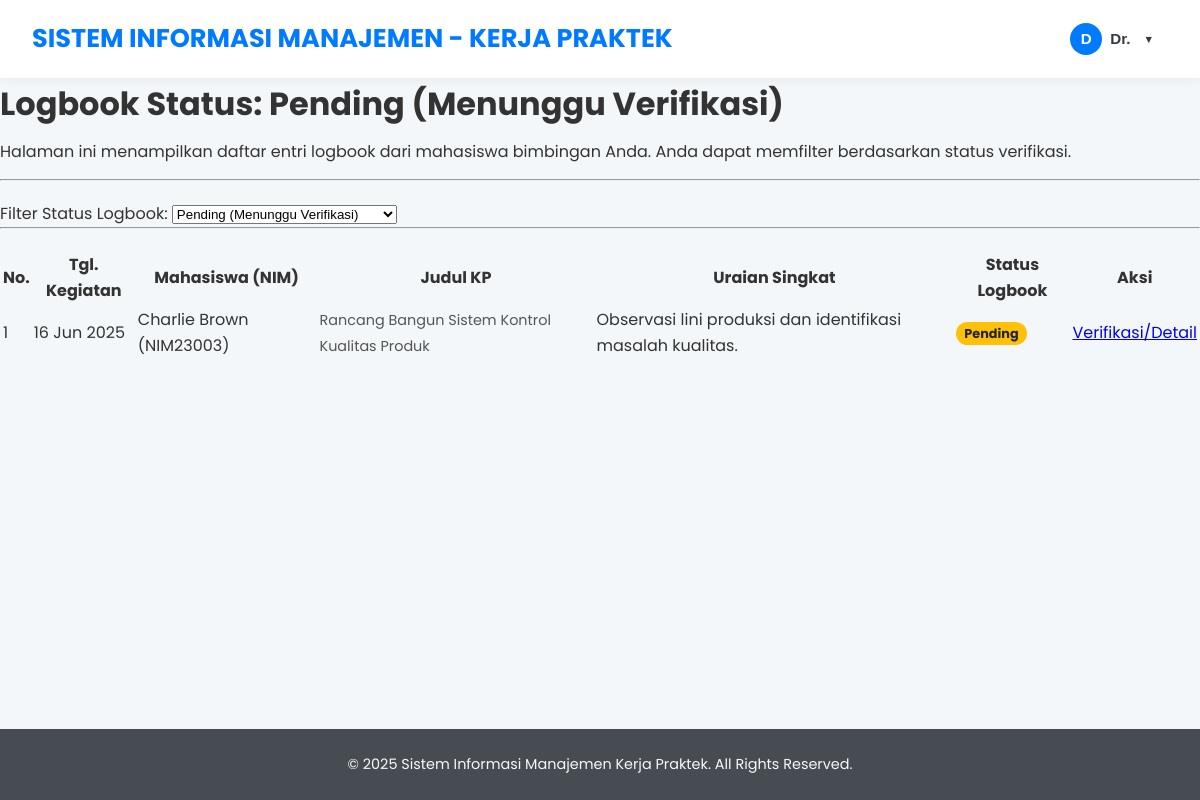
The app's page /dosen/logbook_verifikasi_list.php (signed in) with its own data.
### tables this page shows
CREATE TABLE `logbook` (
  `id_logbook` int NOT NULL,
  `id_pengajuan` int NOT NULL,
  `tanggal_kegiatan` date NOT NULL,
  `jam_mulai` time DEFAULT NULL,
  `jam_selesai` time DEFAULT NULL,
  `uraian_kegiatan` text NOT NULL,
  `status_verifikasi_logbook` enum('pending','disetujui','revisi_minor','revisi_mayor') DEFAULT 'pending',
  `catatan_pembimbing_logbook` text,
  `created_at` timestamp NOT NULL DEFAULT CURRENT_TIMESTAMP,
  `updated_at` timestamp NOT NULL DEFAULT CURRENT_TIMESTAMP ON UPDATE CURRENT_TIMESTAMP
);

CREATE TABLE `mahasiswa` (
  `nim` varchar(15) NOT NULL,
  `password` varchar(100) NOT NULL,
  `nama` varchar(100) NOT NULL,
  `email` varchar(100) NOT NULL,
  `no_hp` varchar(20) DEFAULT NULL,
  `prodi` varchar(50) DEFAULT NULL,
  `angkatan` int DEFAULT NULL,
  `ipk` decimal(3,2) DEFAULT '0.00',
  `sks_lulus` int DEFAULT '0',
  `status_akun` enum('pending_verification','active','suspended') DEFAULT 'pending_verification',
  `created_at` timestamp NOT NULL DEFAULT CURRENT_TIMESTAMP,
  `updated_at` timestamp NOT NULL DEFAULT CURRENT_TIMESTAMP ON UPDATE CURRENT_TIMESTAMP
);

CREATE TABLE `pengajuan_kp` (
  `id_pengajuan` int NOT NULL,
  `nim` varchar(15) NOT NULL,
  `id_perusahaan` int DEFAULT NULL,
  `judul_kp` varchar(255) DEFAULT NULL,
  `deskripsi_kp` text,
  `tanggal_pengajuan` date NOT NULL,
  `tanggal_mulai_rencana` date DEFAULT NULL,
  `tanggal_selesai_rencana` date DEFAULT NULL,
  `status_pengajuan` enum('draft','diajukan_mahasiswa','diverifikasi_dospem','disetujui_dospem','ditolak_dospem','menunggu_konfirmasi_perusahaan','diterima_perusahaan','ditolak_perusahaan','penentuan_dospem_kp','kp_berjalan','selesai_pelaksanaan','laporan_disetujui','selesai_dinilai','dibatalkan') DEFAULT 'draft',
  `nip_dosen_pembimbing_kp` varchar(20) DEFAULT NULL,
  `catatan_admin` text,
  `catatan_dosen` text,
  `surat_pengantar_path` varchar(255) DEFAULT NULL,
  `surat_balasan_perusahaan_path` varchar(255) DEFAULT NULL,
  `created_at` timestamp NOT NULL DEFAULT CURRENT_TIMESTAMP,
  `updated_at` timestamp NOT NULL DEFAULT CURRENT_TIMESTAMP ON UPDATE CURRENT_TIMESTAMP
);

### dosen/logbook_verifikasi_list.php (the view, shortened to what this page needs)
<?php
$nip_dosen_login = $_SESSION['user_id'];
require_once '../config/db_connect.php';
$list_logbook_verifikasi = [];
$error_db = '';
$filter_status_logbook = isset($_GET['status_logbook']) ? $_GET['status_logbook'] : 'pending';
if ($conn && ($conn instanceof mysqli)) {
    $sql = "SELECT
                l.id_logbook,
                l.id_pengajuan,
                l.tanggal_kegiatan,
                SUBSTRING(l.uraian_kegiatan, 1, 100) AS uraian_singkat, /* Ambil cuplikan uraian */
                l.status_verifikasi_logbook,
                l.created_at AS tanggal_submit_logbook,
                m.nim AS nim_mahasiswa,
                m.nama AS nama_mahasiswa,
                pk.judul_kp
            FROM logbook l
            JOIN pengajuan_kp pk ON l.id_pengajuan = pk.id_pengajuan
            JOIN mahasiswa m ON pk.nim = m.nim
            WHERE pk.nip_dosen_pembimbing_kp = ?";
    $params = [$nip_dosen_login];
    $types = "s";
    if (!empty($filter_status_logbook) && $filter_status_logbook !== 'semua') {
        $sql .= " AND l.status_verifikasi_logbook = ?";
        $params[] = $filter_status_logbook;
        $types .= "s";
    }
    $sql .= " ORDER BY l.tanggal_kegiatan ASC, l.created_at ASC";
    $stmt = $conn->prepare($sql);
    if ($stmt) {
        $stmt->bind_param($types, ...$params);
        $stmt->execute();
        $result = $stmt->get_result();
        if ($result->num_rows > 0) {
            while ($row = $result->fetch_assoc()) {
                $list_logbook_verifikasi[] = $row;
            }
        }
    } else {
        $error_db = "Gagal menyiapkan query untuk mengambil data logbook: " . (($conn->error) ? htmlspecialchars($conn->error) : "Kesalahan tidak diketahui.");
    }
} else {
    $error_db = "Koneksi database gagal atau tidak valid.";
}
$opsi_filter_status_logbook = [
    'pending' => 'Pending (Menunggu Verifikasi)',
    'disetujui' => 'Disetujui',
    'revisi_minor' => 'Revisi Minor',
    'revisi_mayor' => 'Revisi Mayor',
    'semua' => 'Tampilkan Semua Status Logbook'
];
if(!empty($filter_status_logbook) && $filter_status_logbook !== 'semua') {
    $page_title = "Logbook Status: " . (isset($opsi_filter_status_logbook[$filter_status_logbook]) ? $opsi_filter_status_logbook[$filter_status_logbook] : ucfirst($filter_status_logbook));
} elseif ($filter_status_logbook === 'semua') {
    $page_title = "Semua Logbook Mahasiswa Bimbingan";
}
require_once '../includes/header.php';
?>
<div class="page-layout-wrapper">
    <main class="main-content-area">
        <div class="list-container logbook-verifikasi-dosen-list">
            <h1><?php echo htmlspecialchars($page_title); ?></h1>
            <p>Halaman ini menampilkan daftar entri logbook dari mahasiswa bimbingan Anda. Anda dapat memfilter berdasarkan status verifikasi.</p>
            <hr>
            <form action="/KP/dosen/logbook_verifikasi_list.php" method="GET" class="filter-form">
                <div class="form-group">
                    <label for="status_logbook">Filter Status Logbook:</label>
                    <select name="status_logbook" id="status_logbook" onchange="this.form.submit()">
                        <?php foreach ($opsi_filter_status_logbook as $value => $text): ?>
                            <option value="<?php echo $value; ?>" <?php echo ($filter_status_logbook == $value) ? 'selected' : ''; ?>>
                                <?php echo htmlspecialchars($text); ?>
                            </option>
                        <?php endforeach; ?>
                    </select>
                </div>
            </form>
            <hr class="filter-hr">
            <?php if (empty($list_logbook_verifikasi) && empty($error_db)): ?>
                <div class="message info">
                    <p>Tidak ada entri logbook yang ditemukan<?php echo (!empty($filter_status_logbook) && $filter_status_logbook !== 'semua') ? " dengan status '" . htmlspecialchars($opsi_filter_status_logbook[$filter_status_logbook]) . "'" : " yang menunggu verifikasi dari Anda"; ?>.</p>
                </div>
            <?php elseif (!empty($list_logbook_verifikasi)): ?>
                <div class="table-responsive">
                    <table class="data-table">
                        <thead>
                            <tr>
                                <th>No.</th>
                                <th>Tgl. Kegiatan</th>
                                <th>Mahasiswa (NIM)</th>
                                <th>Judul KP</th>
                                <th>Uraian Singkat</th>
                                <th>Status Logbook</th>
                                <th>Aksi</th>
                            </tr>
                        </thead>
                        <tbody>
                            <?php $counter = 1; ?>
                            <?php foreach ($list_logbook_verifikasi as $logbook): ?>
                                <tr>
                                    <td><?php echo $counter++; ?></td>
                                    <td><?php echo date("d M Y", strtotime($logbook['tanggal_kegiatan'])); ?></td>
                                    <td><?php echo htmlspecialchars($logbook['nama_mahasiswa']); ?> (<?php echo htmlspecialchars($logbook['nim_mahasiswa']); ?>)</td>
                                    <td><small><?php echo htmlspecialchars($logbook['judul_kp']); ?></small></td>
                                    <td><?php echo htmlspecialchars($logbook['uraian_singkat']) . (strlen($logbook['uraian_singkat']) >= 100 ? '...' : ''); ?></td>
                                    <td>
                                        <span class="status-logbook status-logbook-<?php echo strtolower(str_replace([' ', '_'], '-', $logbook['status_verifikasi_logbook'])); ?>">
                                            <?php echo htmlspecialchars(ucfirst(str_replace('_', ' ', $logbook['status_verifikasi_logbook']))); ?>
                                        </span>
                                    </td>
                                    <td>
                                        <a href="/KP/dosen/logbook_verifikasi_form.php?id_logbook=<?php echo $logbook['id_logbook']; ?>" class="btn btn-primary btn-sm">
                                            Verifikasi/Detail
                                        </a>
                                    </td>
                                </tr>
                            <?php endforeach; ?>
                        </tbody>
                    </table>
                </div>
            <?php endif; ?>
        </div>
    </main>
</div>
<?php
require_once '../includes/footer.php';
?>

### includes/header.php (style rules this page uses)
:root { --primary-color: #007BFF; --primary-hover: #0056b3; --secondary-color: #6c757d; --dark-color: #343a40; --light-color: #f8f9fa; --background-color: #f4f7f9; --text-color: #333; --border-color: #dee2e6; --card-shadow: 0 4px 15px rgba(0,0,0,0.06); --border-radius: 12px; }
* { box-sizing: border-box; }
body, h1, h2, h3, h4, h5, h6, p, ul, ol { margin: 0; padding: 0; }
body { font-family: 'Poppins', sans-serif; line-height: 1.6; background-color: var(--background-color); color: var(--text-color); display: flex; flex-direction: column; min-height: 100vh; }

### dosen/logbook_verifikasi_list.php (style rules this page uses)
.logbook-verifikasi-dosen-list h1 { margin-top: 0; margin-bottom: 10px; }
.logbook-verifikasi-dosen-list hr { margin-bottom: 20px; }
.logbook-verifikasi-dosen-list p { margin-bottom: 15px; }
.filter-hr { margin-top:0; margin-bottom:25px; }
.data-table td small { font-size: 0.9em; color: #555; }
.status-logbook { padding: 3px 8px; border-radius: 12px; font-size: 0.8em; font-weight: bold; color: #212529; white-space: nowrap; }
.status-logbook-pending { background-color: #ffc107; }

### records on screen
logbook: tanggal_kegiatan "16 Jun 2025", mahasiswa.nama "Charlie Brown", mahasiswa.nim "NIM23003", id_pengajuan.judul_kp "Rancang Bangun Sistem Kontrol Kualitas Produk", uraian_singkat "Observasi lini produksi dan identifikasi masalah kualitas.", status_verifikasi_logbook "Pending"

### other values on screen
substr($user_nama, 0, 1) "D"
explode(' ', $user_nama)[0] "Dr."
$page_title "Logbook Status: Pending (Menunggu Verifikasi)"
form field status_logbook "Pending (Menunggu Verifikasi)"
